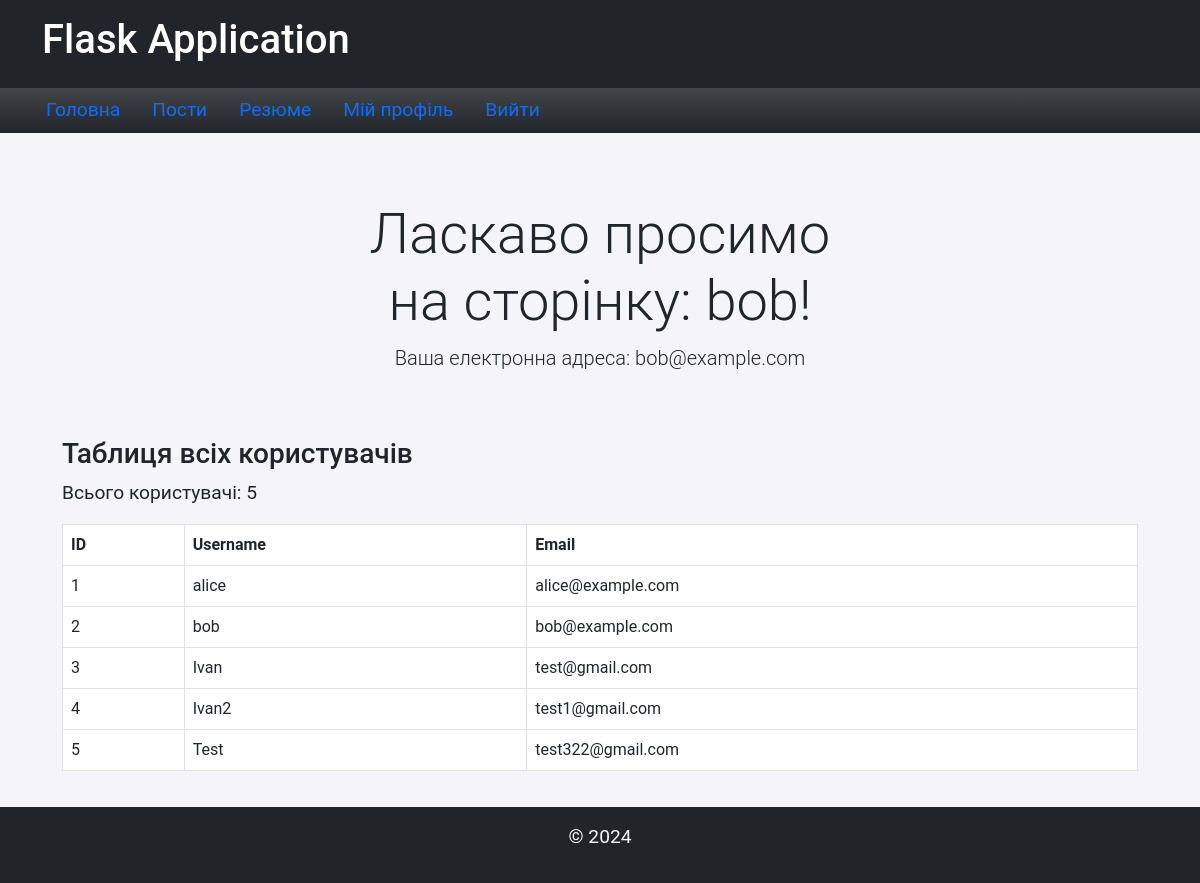
/user/account (signed in), run on the app's committed database.
### app/users/models.py (models this page shows, shortened)
class User(UserMixin, db.Model):
    __tablename__ = "users"
    id = db.Column(db.Integer, primary_key=True)
    username = db.Column(db.String(20), unique=True, nullable=False)
    email = db.Column(db.String(120), unique=True, nullable=False)
    password = db.Column(db.String(60), nullable=False)

### app/users/views.py (the view)
@user_bp.route('/account')
@login_required
def get_account():
    all_users = User.query.all()
    user_count = len(all_users)
    return render_template('users/account.html', user=current_user, all_users=all_users, count=user_count)

### app/users/models.py (called while the page is built)
@login_manager.user_loader
def load_user(user_id):
    return User.query.get(int(user_id))

### app/users/templates/users/account.html (shortened to what this page needs)
{% extends "base.html" %}
{% block header %}
{% include 'nav.html' %}
{% endblock %}
{% block content %}
<div class="container mt-5" style="padding: 20px; ">
    <div class="row">
        <div class="col-md-6 offset-md-3 text-center">
            <h2 class="display-4">Ласкаво просимо на сторінку: {{user.username}}!</h2>
            <p class="lead">Ваша електронна адреса: {{user.email}}</p>
        </div>
    </div>
    <h3 class="mt-5">Таблиця всіх користувачів</h3>
    {% if count > 0 %}
    <p>Всього користувачі: {{ count }}</p>
    <table class="table table-bordered">
        <thead>
            <tr>
                <th>ID</th>
                <th>Username</th>
                <th>Email</th>
            </tr>
        </thead>
        <tbody>
            {% for user in all_users %}
            <tr>
                <td>{{ user.id }}</td>
                <td>{{ user.username }}</td>
                <td>{{ user.email }}</td>
            </tr>
            {% endfor %}
        </tbody>
    </table>
    {% else %}
    <p>Не знайдено жодного зареєстрованого користувача</p>
    {% endif %}
</div>
{% endblock %}

### app/static/css/styles.css (style rules this page uses)
body { font-family: "Roboto", sans-serif; background-color: #f4f4f9; min-height: 100vh; display: flex; flex-direction: column; }
p, ul { font-size: 1.2rem; }

### data on the page
User: username "bob", email "bob@example.com", id "2"
User: id "1", username "alice", email "alice@example.com"
User: id "3", username "Ivan", email "test@gmail.com"
User: id "4", username "Ivan2", email "test1@gmail.com"
User: id "5", username "Test", email "test322@gmail.com"

### other printed values
{{ count }} "5"
